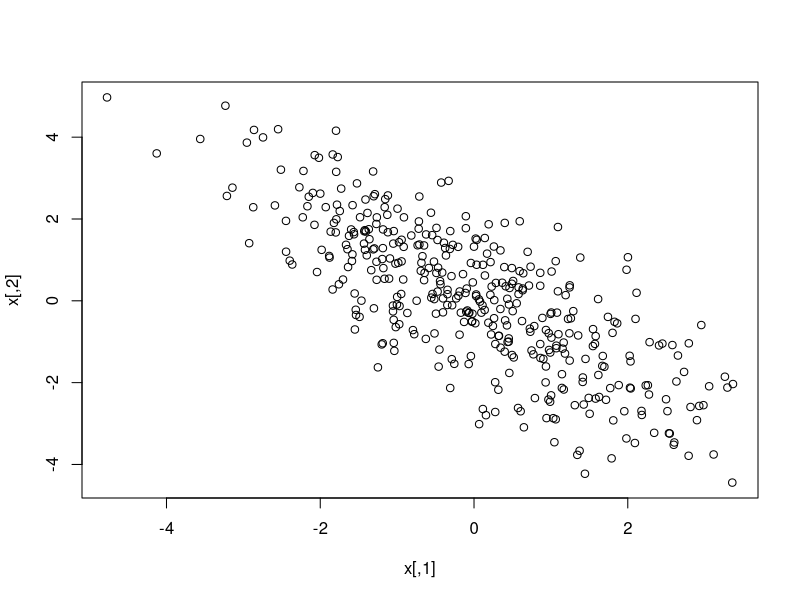
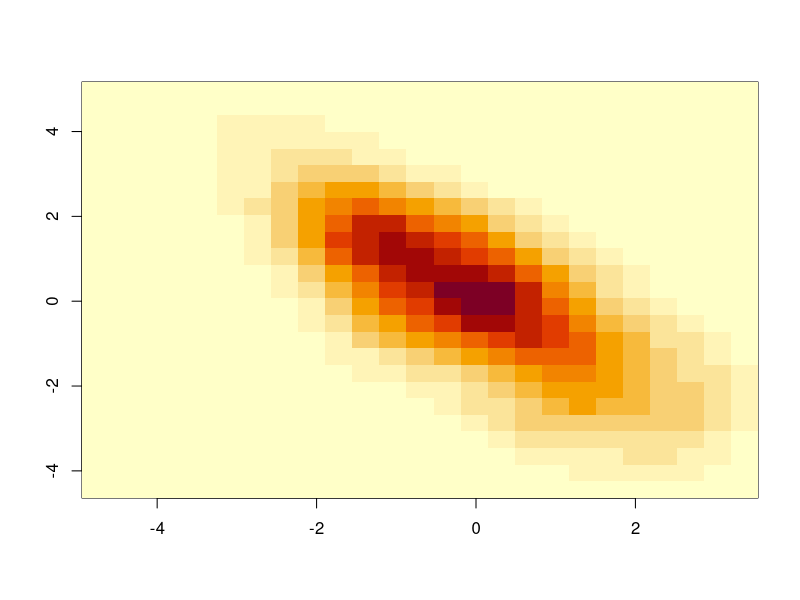
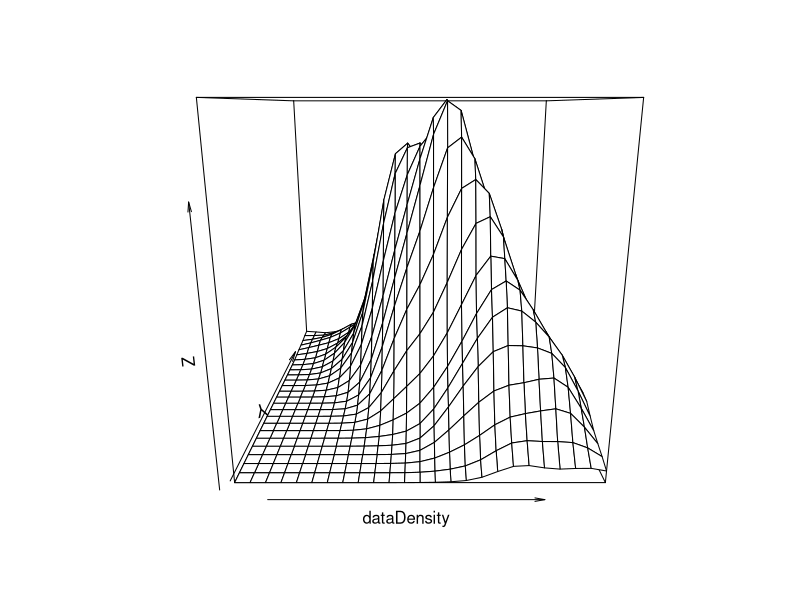
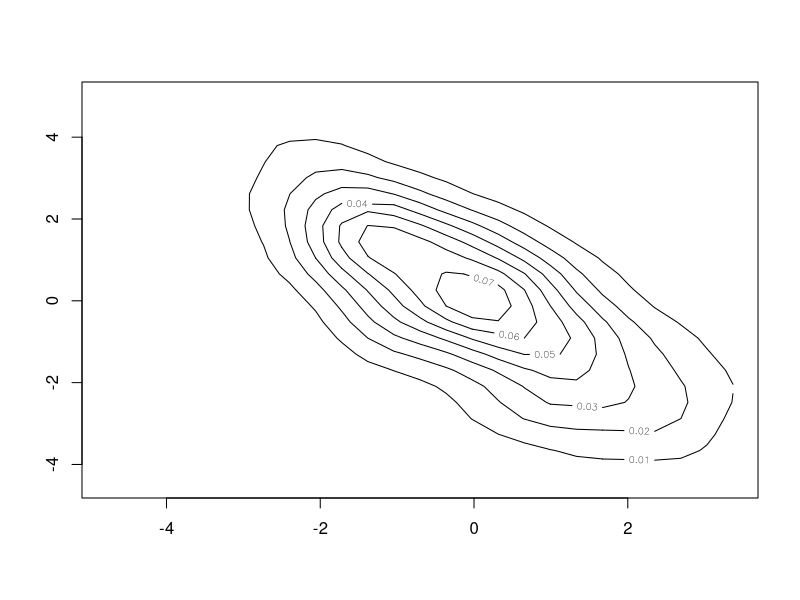

These figures' R source, in order:
library(MASS)

getCorrelationCoefficient = function(xr, xs) {
  result = cov(xr, xs) / sqrt(cov(xr, xr) * cov(xs, xs))
  
  return(result)
}

p = 2
variances = c(2.0, 3.0)
means = c(0, 0)
covarianceMatrix = matrix(c(2, -1.83,-1.83, 3), nrow = 2)
correlation_coefficient = -0.75
n = 400

x = mvrnorm(n = n, mu = means, Sigma = covarianceMatrix)
plot(x)
cor(x[,1], x[,2])
cov(x[,1], x[,2])

#b)
dataDensity = kde2d(x[,1], x[,2])
image(dataDensity)
persp(dataDensity)
contour(dataDensity)
